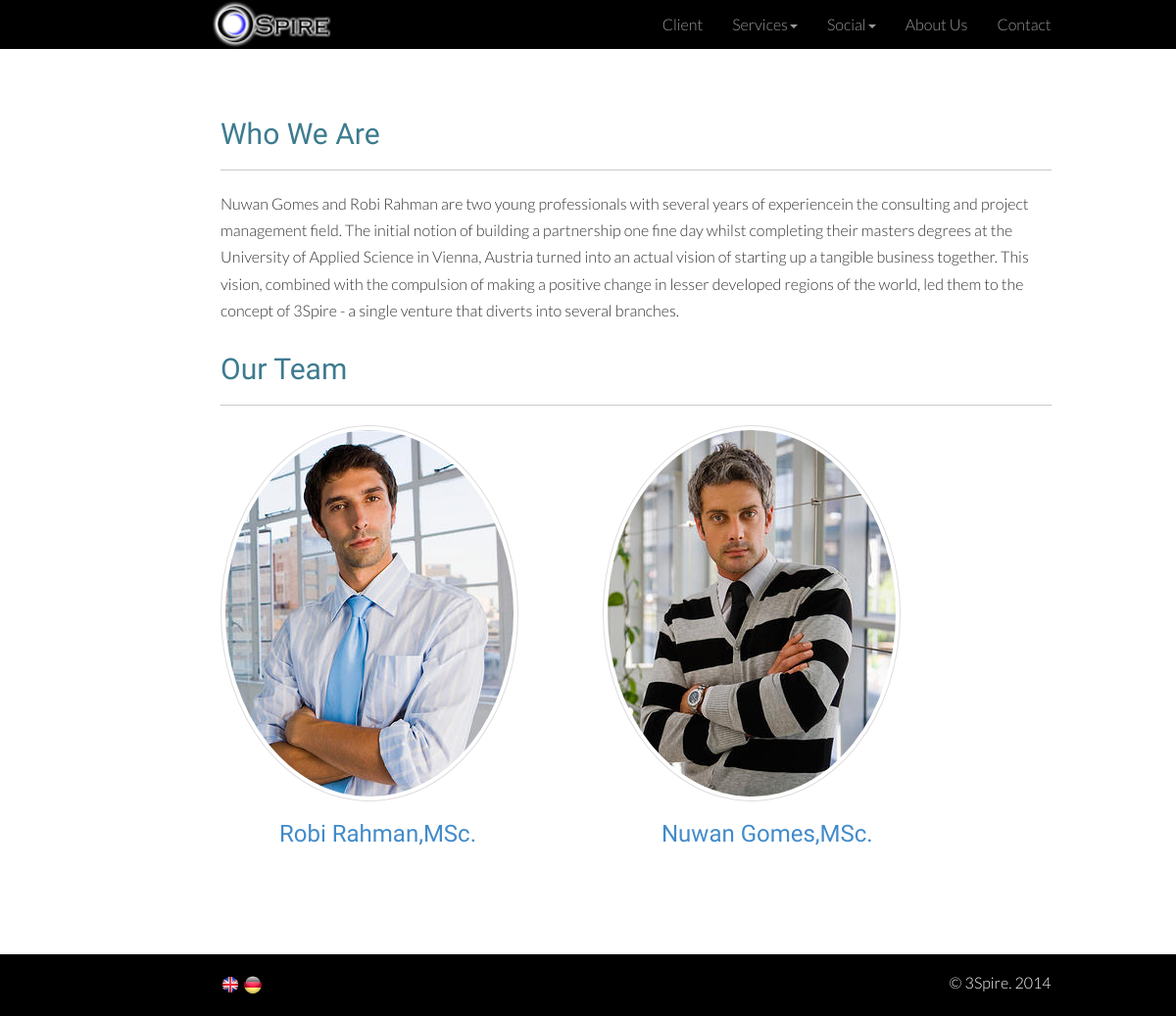
Screenshot of /en/about/ with the database file from the repository.
### en/models.py (models this page shows, shortened)
class Company(models.Model):
    name = models.CharField(max_length=500)
    logo = models.ImageField(upload_to='company')
    email = models.EmailField(max_length=100)
    address = models.CharField(max_length=500)

class StaticText(models.Model):
    heading = models.CharField(max_length=100)
    text = models.TextField()

class TeamMember(models.Model):
    name = models.CharField(max_length=500)
    designation = models.CharField(max_length=300)
    email = models.EmailField(max_length=100)
    description = models.TextField()
    image = models.ImageField(upload_to='team_members')
    linkedin = models.CharField(max_length=500)
    contact = models.CharField(max_length=500)

### en/views.py (the view)
def about(request):
    static_text = StaticText.objects.all()
    comapny = Company.objects.all()
    services = Service.objects.all()
    social_links = SocialLinks.objects.all()
    members_list = TeamMember.objects.all()
    context = {'members_list':members_list, 'services' : services, 'static_text':static_text,
               'social_links': social_links, 'company':comapny}
    return render(request, 'about.html', context)

### en/templates/about.html (shortened to what this page needs)
{% extends "en_base.html" %}
{% load staticfiles %}
{% block content%}
    <div class="container padded">
        <div class="row">
            <div class="col-lg-9 col-md-offset-2"><h2>{{static_text.0.heading}}</h2><hr></div>
        </div>
        <div class="row">
            <div class="col-lg-9 col-md-offset-2">
                <p>{{static_text.0.text}}</p>
            </div>
        </div>
        <div class="row">
            <div class="col-lg-9 col-md-offset-2"><h2>Our Team</h2><hr></div>
        </div>
        <div class="row">
            <div class="col-sm-2 col-md-2">
            </div>
            {% if members_list %}
                {% for member in members_list %}
                <div class="col-sm-4 col-md-4">
                    <img src="{{member.image.url}}" class="img-circle img-thumbnail img-responsive" alt="2015-01-18-21:50:57-man-placeholder.jpg">
                    <h3 id="member_name"><a href="{% url 'detail' member.id %}">{{member.name}},{{member.designation}}</a></h3>
                </div>
                {% endfor %}
            {% else %}
                No members available
            {% endif %}
        </div>
    </div>
{% endblock %}

### templates/en_base.html (shortened to what this page needs)
{% load staticfiles %}
<!DOCTYPE html>
<html>
    <head>
        <link rel="stylesheet" media="screen" type="text/css" href="{% static "css/bootstrap.min.css" %}">
        <link rel="stylesheet" media="screen" type="text/css" href="{% static "css/custom.css" %}">
    </head>
    <body>
        <nav class="navbar-inverse navbar-fixed-top" role="navigation">
            <div class="container">
                <div class="row">
                    <div id="top-bar-fix" class="col-lg-9 col-md-offset-2">
                        <div class="pull-left">
                            <div><a href="{% url 'home' %}"><img src="{{company.0.logo.url}}" class="navbar-image" height="50" alt="3Spire"></a></div>
                        </div>
                            <div class="pull-right">
                                <ul class="nav navbar-nav">
                                    <li><a href="{% url 'clients' %}">Client</a></li>
                                    <li class="dropdown">
                                        <a href="#" class="dropdown-toggle" data-toggle="dropdown">Services<b class="caret"></b></a>
                                    </li>
                                    <li class="dropdown">
                                        <a href="#" class="dropdown-toggle" data-toggle="dropdown">Social<b class="caret"></b></a>
                                    </li>
				    <li><a href="{% url 'about' %}">About Us</a></li>
                                    <li><a href="{% url 'contact' %}">Contact</a></li>
                                </ul>
                            </div>
                    </div>
                </div>
            </div>
        </nav>
	{% block content%}
	{% endblock%}
	<div class="ftr">
	    <div class="container">
		<div class="row">
		    <footer class="col-lg-9 col-md-offset-2">
			<div class="pull-left">
			    <p>
				<a href="{% url 'home' %}">
				    <img src="{% static "images/uk.png" %}" name="eng" class="language" heigh="20" width="20" alt="flag">
				</a>
				<a href="{% url 'ger_home' %}">
				    <img src="{% static "images/germany.png" %}" name="eng" class="language" heigh="20" width="20" alt="flag">
				</a>
			    </p>
			</div>
			<div class="pull-right">
			    <p>&copy; 3Spire. 2014</p>
			</div>
		    </footer>
		</div>
	    </div>
	</div>
    </body>
</html>

### static/css/custom.css (style rules this page uses)
html, body { font-family: 'Lato', sans-serif; font-weight: 300; font-size: 16px; line-height: 1.7; background-color: #fff; }
h1, h2, h3, h4 { font-family: 'Abel', sans-serif; color: #3d7b8f; }
b, strong { font-weight: 400; }
* { -webkit-box-sizing: border-box; -moz-box-sizing: border-box; box-sizing: border-box; }
.padded { padding: 100px 15px; }
hr { border-top: 1px solid #c9c9c9; }
.ftr { background-color: #000; padding: 15px 0 10px 0; bottom: 0px; width: 100%; }
.ftr address, .ftr a, .ftr p { color: #fff; }
#member_name { padding-left: 60px; }
#top-bar-fix { padding: 0 0 0 5px; }

### rows the page displays
Company: logo (picture)
StaticText: heading "Who We Are", text "Nuwan Gomes and Robi Rahman are two young professionals with several years of experiencein the consulting and project management field. The initial notion of building a partnership one fine day whilst completing their masters degrees at the University of Applied Science in Vienna, Austria turned into an actual vision of starting up a tangible business together. This vision, combined with the compulsion of making a positive change in lesser developed regions of the world, led them to the concept of 3Spire - a single venture that diverts into several branches."
TeamMember: image (picture), name "Robi Rahman", designation "MSc."
TeamMember: image (picture), name "Nuwan Gomes", designation "MSc."
